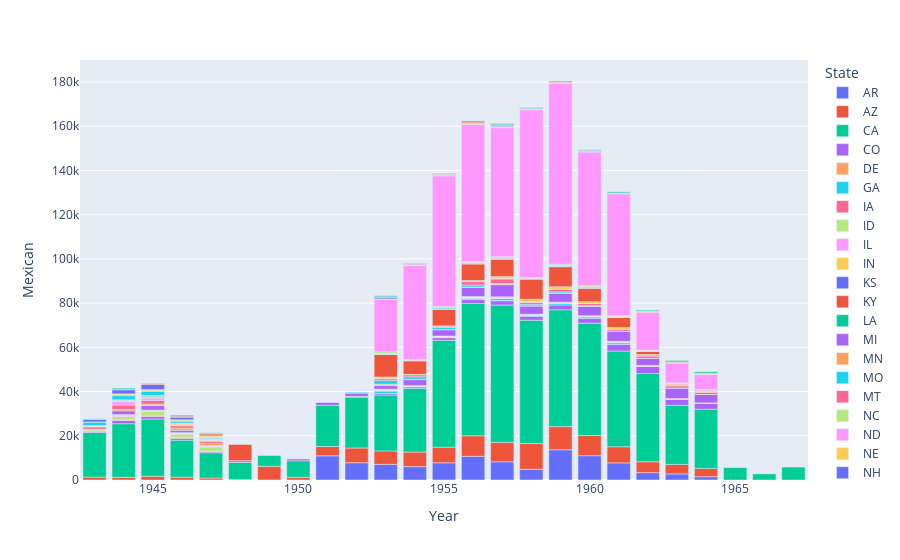

The cell this chart's notebook holds for it:
### Code cell
import plotly.express as px

fig4 = px.bar(mexican_total, x='Year', y='Mexican', color='State')
fig4.show()

### Figure 1 — Plotly figure (JSON) as saved in the notebook; plotly's stock layout.template omitted (floating-point values rounded to 4 significant figures)
{"data": [{"alignmentgroup": "True", "hovertemplate": "State=AR<br>Year=%{x}<br>Mexican=%{y}<extra></extra>", "legendgroup": "AR", "marker": {"color": "#636efa", "pattern": {"shape": ""}}, "name": "AR", "offsetgroup": "AR", "orientation": "v", "showlegend": true, "textposition": "auto", "type": "bar", "x": [1951, 1952, 1953, 1954, 1955, 1956, 1957, 1958, 1959, 1960, 1961, 1962, 1963, 1964], "xaxis": "x", "y": [10950, 7823.0, 7084.0, 6071.0, 7804.0, 10730.0, 8229, 4834.0, 13680.0, 11000.0, 7742.0, 3330, 2756.0, 1509.0], "yaxis": "y"}, {"alignmentgroup": "True", "hovertemplate": "State=AZ<br>Year=%{x}<br>Mexican=%{y}<extra></extra>", "legendgroup": "AZ", "marker": {"color": "#EF553B", "pattern": {"shape": ""}}, "name": "AZ", "offsetgroup": "AZ", "orientation": "v", "showlegend": true, "textposition": "auto", "type": "bar", "x": [1943, 1944, 1945, 1946, 1947, 1948, 1949, 1950, 1951, 1952, 1953, 1954, 1955, 1956, 1957, 1958, 1959, 1960, 1961, 1962, 1963, 1964], "xaxis": "x", "y": [1293.0, 1208.0, 1672.0, 1281.0, 900.5, 187.2, 6200, 1225, 4208.0, 6658.0, 6082.0, 6576.0, 7055.0, 9256.0, 8850.0, 11660.0, 10470.0, 9118.0, 7295.0, 4938.0, 4296, 3730.0], "yaxis": "y"}, {"alignmentgroup": "True", "hovertemplate": "State=CA<br>Year=%{x}<br>Mexican=%{y}<extra></extra>", "legendgroup": "CA", "marker": {"color": "#00cc96", "pattern": {"shape": ""}}, "name": "CA", "offsetgroup": "CA", "orientation": "v", "showlegend": true, "textposition": "auto", "type": "bar", "x": [1943, 1944, 1945, 1946, 1947, 1948, 1949, 1950, 1951, 1952, 1953, 1954, 1955, 1956, 1957, 1958, 1959, 1960, 1961, 1962, 1963, 1964, 1965, 1966, 1967], "xaxis": "x", "y": [20180.0, 24250.0, 25930.0, 16750.0, 11410.0, 7783.0, 4858.0, 7475, 18600, 23010.0, 25260.0, 28830.0, 48325, 59840.0, 62050.0, 55780.0, 52830.0, 50780.0, 43270, 39880.0, 26690.0, 26770.0, 5593.0, 2772, 5850], "yaxis": "y"}, {"alignmentgroup": "True", "hovertemplate": "State=CO<br>Year=%{x}<br>Mexican=%{y}<extra></extra>", "legendgroup": "CO", "marker": {"color": "#ab63fa", "pattern": {"shape": ""}}, "name": "CO", "offsetgroup": "CO", "orientation": "v", "showlegend": true, "textposition": "auto", "type": "bar", "x": [1943, 1944, 1945, 1946, 1947, 1949, 1950, 1953, 1954, 1955, 1956, 1957, 1958, 1959, 1960, 1961, 1962, 1963, 1964], "xaxis": "x", "y": [578.9, 1449.0, 1114.0, 793.2, 518, 234, 812, 710.4, 659.2, 1200, 1784.0, 1924.0, 1762.0, 2167.0, 2232.0, 3033.0, 3192.0, 2811.0, 2625.0], "yaxis": "y"}, {"alignmentgroup": "True", "hovertemplate": "State=DE<br>Year=%{x}<br>Mexican=%{y}<extra></extra>", "legendgroup": "DE", "marker": {"color": "#FFA15A", "pattern": {"shape": ""}}, "name": "DE", "offsetgroup": "DE", "orientation": "v", "showlegend": true, "textposition": "auto", "type": "bar", "x": [1957], "xaxis": "x", "y": [115], "yaxis": "y"}, {"alignmentgroup": "True", "hovertemplate": "State=GA<br>Year=%{x}<br>Mexican=%{y}<extra></extra>", "legendgroup": "GA", "marker": {"color": "#19d3f3", "pattern": {"shape": ""}}, "name": "GA", "offsetgroup": "GA", "orientation": "v", "showlegend": true, "textposition": "auto", "type": "bar", "x": [1953, 1954, 1955, 1956, 1957, 1958, 1959, 1960, 1961], "xaxis": "x", "y": [1152, 212.5, 242.3, 646.7, 888, 439, 821, 644.5, 763.5], "yaxis": "y"}, {"alignmentgroup": "True", "hovertemplate": "State=IA<br>Year=%{x}<br>Mexican=%{y}<extra></extra>", "legendgroup": "IA", "marker": {"color": "#FF6692", "pattern": {"shape": ""}}, "name": "IA", "offsetgroup": "IA", "orientation": "v", "showlegend": true, "textposition": "auto", "type": "bar", "x": [1944, 1945, 1946, 1947, 1953, 1956, 1957, 1958, 1959, 1960, 1961, 1962], "xaxis": "x", "y": [329.2, 292.7, 423.4, 172.6, 40, 30.67, 32, 44, 48.33, 70.67, 193, 98.5], "yaxis": "y"}, {"alignmentgroup": "True", "hovertemplate": "State=ID<br>Year=%{x}<br>Mexican=%{y}<extra></extra>", "legendgroup": "ID", "marker": {"color": "#B6E880", "pattern": {"shape": ""}}, "name": "ID", "offsetgroup": "ID", "orientation": "v", "showlegend": true, "textposition": "auto", "type": "bar", "x": [1943, 1944, 1945, 1946, 1947, 1953, 1954, 1955, 1956, 1957], "xaxis": "x", "y": [622.5, 1463.0, 2013.0, 1519, 1957.0, 223.8, 159.4, 179.2, 177.2, 127.2], "yaxis": "y"}, {"alignmentgroup": "True", "hovertemplate": "State=IL<br>Year=%{x}<br>Mexican=%{y}<extra></extra>", "legendgroup": "IL", "marker": {"color": "#FF97FF", "pattern": {"shape": ""}}, "name": "IL", "offsetgroup": "IL", "orientation": "v", "showlegend": true, "textposition": "auto", "type": "bar", "x": [1944, 1945, 1946, 1947, 1953, 1954, 1955, 1956, 1957, 1958, 1959, 1960, 1961, 1962, 1963], "xaxis": "x", "y": [576.8, 312.7, 379.1, 269.2, 24.6, 74.57, 159, 140.7, 150, 112.3, 82.5, 123, 47.5, 113, 35], "yaxis": "y"}, {"alignmentgroup": "True", "hovertemplate": "State=IN<br>Year=%{x}<br>Mexican=%{y}<extra></extra>", "legendgroup": "IN", "marker": {"color": "#FECB52", "pattern": {"shape": ""}}, "name": "IN", "offsetgroup": "IN", "orientation": "v", "showlegend": true, "textposition": "auto", "type": "bar", "x": [1944, 1945, 1946, 1947, 1952, 1953, 1954, 1955, 1956, 1957, 1958, 1959, 1960, 1961, 1962, 1963, 1964], "xaxis": "x", "y": [74.5, 191.1, 107.2, 86.88, 310, 210.2, 116.2, 166.5, 158, 255.2, 222, 187.4, 218.5, 293, 202.5, 185.5, 101], "yaxis": "y"}, {"alignmentgroup": "True", "hovertemplate": "State=KS<br>Year=%{x}<br>Mexican=%{y}<extra></extra>", "legendgroup": "KS", "marker": {"color": "#636efa", "pattern": {"shape": ""}}, "name": "KS", "offsetgroup": "KS", "orientation": "v", "showlegend": true, "textposition": "auto", "type": "bar", "x": [1943, 1944, 1945, 1946, 1947, 1956, 1957, 1958, 1959, 1960, 1961, 1962, 1963, 1964], "xaxis": "x", "y": [62.25, 218.9, 104.7, 180.6, 188.6, 28.67, 95, 39, 12.6, 14.17, 34, 78.5, 80.5, 143.3], "yaxis": "y"}, {"alignmentgroup": "True", "hovertemplate": "State=KY<br>Year=%{x}<br>Mexican=%{y}<extra></extra>", "legendgroup": "KY", "marker": {"color": "#EF553B", "pattern": {"shape": ""}}, "name": "KY", "offsetgroup": "KY", "orientation": "v", "showlegend": true, "textposition": "auto", "type": "bar", "x": [1953, 1956, 1957, 1958, 1959, 1960, 1961], "xaxis": "x", "y": [73.5, 193.5, 142.4, 96, 162.6, 94.25, 57], "yaxis": "y"}, {"alignmentgroup": "True", "hovertemplate": "State=LA<br>Year=%{x}<br>Mexican=%{y}<extra></extra>", "legendgroup": "LA", "marker": {"color": "#00cc96", "pattern": {"shape": ""}}, "name": "LA", "offsetgroup": "LA", "orientation": "v", "showlegend": true, "textposition": "auto", "type": "bar", "x": [1953], "xaxis": "x", "y": [245.7], "yaxis": "y"}, {"alignmentgroup": "True", "hovertemplate": "State=MI<br>Year=%{x}<br>Mexican=%{y}<extra></extra>", "legendgroup": "MI", "marker": {"color": "#ab63fa", "pattern": {"shape": ""}}, "name": "MI", "offsetgroup": "MI", "orientation": "v", "showlegend": true, "textposition": "auto", "type": "bar", "x": [1944, 1945, 1946, 1947, 1948, 1951, 1952, 1953, 1954, 1955, 1956, 1957, 1958, 1959, 1960, 1961, 1962, 1963, 1964], "xaxis": "x", "y": [1735, 2040, 1036.0, 54.55, 745.3, 1286.0, 1475.0, 1587.0, 2707.0, 2816.0, 4122.0, 5506.0, 3715, 4062.0, 4258.0, 4545.0, 3177.0, 4736.0, 3814.0], "yaxis": "y"}, {"alignmentgroup": "True", "hovertemplate": "State=MN<br>Year=%{x}<br>Mexican=%{y}<extra></extra>", "legendgroup": "MN", "marker": {"color": "#FFA15A", "pattern": {"shape": ""}}, "name": "MN", "offsetgroup": "MN", "orientation": "v", "showlegend": true, "textposition": "auto", "type": "bar", "x": [1943, 1944, 1945, 1946, 1947, 1953, 1954, 1955, 1956, 1957, 1958, 1959, 1960, 1961, 1962, 1963, 1964], "xaxis": "x", "y": [235.5, 612, 669.6, 1030.0, 990.9, 615.3, 138, 104, 155, 259.8, 100, 58, 49, 37.5, 29.33, 26.33, 14], "yaxis": "y"}, {"alignmentgroup": "True", "hovertemplate": "State=MO<br>Year=%{x}<br>Mexican=%{y}<extra></extra>", "legendgroup": "MO", "marker": {"color": "#19d3f3", "pattern": {"shape": ""}}, "name": "MO", "offsetgroup": "MO", "orientation": "v", "showlegend": true, "textposition": "auto", "type": "bar", "x": [1953, 1954, 1955, 1956, 1957, 1958, 1959, 1960], "xaxis": "x", "y": [1650, 1163.0, 906, 938.3, 227.5, 685, 497, 194.8], "yaxis": "y"}, {"alignmentgroup": "True", "hovertemplate": "State=MT<br>Year=%{x}<br>Mexican=%{y}<extra></extra>", "legendgroup": "MT", "marker": {"color": "#FF6692", "pattern": {"shape": ""}}, "name": "MT", "offsetgroup": "MT", "orientation": "v", "showlegend": true, "textposition": "auto", "type": "bar", "x": [1943, 1944, 1945, 1946, 1947, 1953, 1954, 1955, 1956, 1957, 1958, 1959, 1960, 1961, 1962, 1963, 1964], "xaxis": "x", "y": [1029.0, 1986.0, 1669.0, 1081.0, 986.7, 847, 877.7, 627.7, 1507, 2082.0, 831, 1217, 1002, 798.7, 1011.0, 981.7, 983.5], "yaxis": "y"}, {"alignmentgroup": "True", "hovertemplate": "State=NC<br>Year=%{x}<br>Mexican=%{y}<extra></extra>", "legendgroup": "NC", "marker": {"color": "#B6E880", "pattern": {"shape": ""}}, "name": "NC", "offsetgroup": "NC", "orientation": "v", "showlegend": true, "textposition": "auto", "type": "bar", "x": [1947], "xaxis": "x", "y": [330.3], "yaxis": "y"}, {"alignmentgroup": "True", "hovertemplate": "State=ND<br>Year=%{x}<br>Mexican=%{y}<extra></extra>", "legendgroup": "ND", "marker": {"color": "#FF97FF", "pattern": {"shape": ""}}, "name": "ND", "offsetgroup": "ND", "orientation": "v", "showlegend": true, "textposition": "auto", "type": "bar", "x": [1943, 1944, 1945, 1946, 1947, 1953, 1957, 1958, 1959, 1960, 1961], "xaxis": "x", "y": [199.5, 1503.0, 1036.0, 242.2, 58.22, 80, 170, 249, 36, 54, 108], "yaxis": "y"}, {"alignmentgroup": "True", "hovertemplate": "State=NE<br>Year=%{x}<br>Mexican=%{y}<extra></extra>", "legendgroup": "NE", "marker": {"color": "#FECB52", "pattern": {"shape": ""}}, "name": "NE", "offsetgroup": "NE", "orientation": "v", "showlegend": true, "textposition": "auto", "type": "bar", "x": [1943, 1944, 1945, 1946, 1947, 1953, 1954, 1955, 1956, 1957, 1958, 1959, 1960, 1961, 1962, 1963, 1964], "xaxis": "x", "y": [182.5, 425.7, 684.3, 663.8, 505.9, 698, 209.5, 123.9, 450.8, 896.7, 1202.0, 1072, 811.3, 765.3, 702, 681.8, 546.3], "yaxis": "y"}, {"alignmentgroup": "True", "hovertemplate": "State=NH<br>Year=%{x}<br>Mexican=%{y}<extra></extra>", "legendgroup": "NH", "marker": {"color": "#636efa", "pattern": {"shape": ""}}, "name": "NH", "offsetgroup": "NH", "orientation": "v", "showlegend": true, "textposition": "auto", "type": "bar", "x": [1956], "xaxis": "x", "y": [79], "yaxis": "y"}, {"alignmentgroup": "True", "hovertemplate": "State=NM<br>Year=%{x}<br>Mexican=%{y}<extra></extra>", "legendgroup": "NM", "marker": {"color": "#EF553B", "pattern": {"shape": ""}}, "name": "NM", "offsetgroup": "NM", "orientation": "v", "showlegend": true, "textposition": "auto", "type": "bar", "x": [1946, 1948, 1953, 1954, 1955, 1956, 1957, 1958, 1959, 1960, 1961, 1962, 1963, 1964], "xaxis": "x", "y": [22.38, 7356, 10230.0, 6132.0, 7463.0, 7571.0, 7945, 9125.0, 9087.0, 6082.0, 4514.0, 1443.0, 543.8, 393.6], "yaxis": "y"}, {"alignmentgroup": "True", "hovertemplate": "State=NV<br>Year=%{x}<br>Mexican=%{y}<extra></extra>", "legendgroup": "NV", "marker": {"color": "#00cc96", "pattern": {"shape": ""}}, "name": "NV", "offsetgroup": "NV", "orientation": "v", "showlegend": true, "textposition": "auto", "type": "bar", "x": [1943, 1944, 1945, 1946, 1947, 1953, 1954, 1955, 1956, 1957, 1958, 1959, 1960, 1961, 1962, 1963], "xaxis": "x", "y": [281.1, 304.5, 443.4, 220, 119.1, 82, 60, 43, 22.33, 31, 39.57, 37.71, 60.86, 25.14, 29, 29], "yaxis": "y"}, {"alignmentgroup": "True", "hovertemplate": "State=NY<br>Year=%{x}<br>Mexican=%{y}<extra></extra>", "legendgroup": "NY", "marker": {"color": "#ab63fa", "pattern": {"shape": ""}}, "name": "NY", "offsetgroup": "NY", "orientation": "v", "showlegend": true, "textposition": "auto", "type": "bar", "x": [1947], "xaxis": "x", "y": [173.7], "yaxis": "y"}, {"alignmentgroup": "True", "hovertemplate": "State=OH<br>Year=%{x}<br>Mexican=%{y}<extra></extra>", "legendgroup": "OH", "marker": {"color": "#FFA15A", "pattern": {"shape": ""}}, "name": "OH", "offsetgroup": "OH", "orientation": "v", "showlegend": true, "textposition": "auto", "type": "bar", "x": [1944, 1945, 1956, 1957], "xaxis": "x", "y": [129, 80.75, 50, 64], "yaxis": "y"}, {"alignmentgroup": "True", "hovertemplate": "State=OR<br>Year=%{x}<br>Mexican=%{y}<extra></extra>", "legendgroup": "OR", "marker": {"color": "#19d3f3", "pattern": {"shape": ""}}, "name": "OR", "offsetgroup": "OR", "orientation": "v", "showlegend": true, "textposition": "auto", "type": "bar", "x": [1943, 1944, 1945, 1946, 1947, 1952, 1953, 1955, 1956, 1957, 1958, 1959, 1960, 1961, 1962, 1963, 1964], "xaxis": "x", "y": [1537.0, 1894.0, 1786.0, 901.8, 486, 425.2, 159, 590.5, 349.6, 205, 199, 359, 349, 327, 234, 67, 187], "yaxis": "y"}, {"alignmentgroup": "True", "hovertemplate": "State=SD<br>Year=%{x}<br>Mexican=%{y}<extra></extra>", "legendgroup": "SD", "marker": {"color": "#FF6692", "pattern": {"shape": ""}}, "name": "SD", "offsetgroup": "SD", "orientation": "v", "showlegend": true, "textposition": "auto", "type": "bar", "x": [1943, 1944, 1945, 1946, 1947, 1953, 1954, 1955, 1956, 1957, 1958, 1959, 1960, 1961, 1962, 1963, 1964], "xaxis": "x", "y": [73.62, 308.2, 340.5, 204.8, 144.8, 185, 209.5, 111, 202, 296, 167.5, 216, 229, 125.5, 84, 49, 51], "yaxis": "y"}, {"alignmentgroup": "True", "hovertemplate": "State=TN<br>Year=%{x}<br>Mexican=%{y}<extra></extra>", "legendgroup": "TN", "marker": {"color": "#B6E880", "pattern": {"shape": ""}}, "name": "TN", "offsetgroup": "TN", "orientation": "v", "showlegend": true, "textposition": "auto", "type": "bar", "x": [1953, 1954, 1955, 1956, 1957, 1958, 1959, 1960, 1961, 1962], "xaxis": "x", "y": [749.5, 315, 548.7, 376.2, 453.2, 269.8, 503.2, 478.8, 331, 165], "yaxis": "y"}, {"alignmentgroup": "True", "hovertemplate": "State=TX<br>Year=%{x}<br>Mexican=%{y}<extra></extra>", "legendgroup": "TX", "marker": {"color": "#FF97FF", "pattern": {"shape": ""}}, "name": "TX", "offsetgroup": "TX", "orientation": "v", "showlegend": true, "textposition": "auto", "type": "bar", "x": [1953, 1954, 1955, 1956, 1957, 1958, 1959, 1960, 1961, 1962, 1963, 1964], "xaxis": "x", "y": [23680.0, 42490.0, 59150, 62050.0, 58360.0, 75889, 81808, 60500.0, 55130.0, 17185, 8907.0, 6895], "yaxis": "y"}, {"alignmentgroup": "True", "hovertemplate": "State=UT<br>Year=%{x}<br>Mexican=%{y}<extra></extra>", "legendgroup": "UT", "marker": {"color": "#FECB52", "pattern": {"shape": ""}}, "name": "UT", "offsetgroup": "UT", "orientation": "v", "showlegend": true, "textposition": "auto", "type": "bar", "x": [1944, 1945, 1946, 1947, 1953, 1954, 1955, 1956, 1957, 1958, 1959, 1960, 1961, 1962, 1963, 1964], "xaxis": "x", "y": [516.2, 492.6, 410.3, 586.8, 234.2, 182, 217.7, 305.2, 461.3, 291.7, 335.6, 259.3, 208.3, 312, 291.3, 275.5], "yaxis": "y"}, {"alignmentgroup": "True", "hovertemplate": "State=WA<br>Year=%{x}<br>Mexican=%{y}<extra></extra>", "legendgroup": "WA", "marker": {"color": "#636efa", "pattern": {"shape": ""}}, "name": "WA", "offsetgroup": "WA", "orientation": "v", "showlegend": true, "textposition": "auto", "type": "bar", "x": [1943, 1944, 1945, 1946, 1947, 1953, 1954, 1955, 1956, 1957, 1960], "xaxis": "x", "y": [1115.0, 1823.0, 2342.0, 1175.0, 457.2, 605.1, 176.2, 271.5, 242.7, 451.2, 60], "yaxis": "y"}, {"alignmentgroup": "True", "hovertemplate": "State=WI<br>Year=%{x}<br>Mexican=%{y}<extra></extra>", "legendgroup": "WI", "marker": {"color": "#EF553B", "pattern": {"shape": ""}}, "name": "WI", "offsetgroup": "WI", "orientation": "v", "showlegend": true, "textposition": "auto", "type": "bar", "x": [1944, 1945, 1946, 1947, 1953, 1954, 1955, 1956, 1957, 1958, 1959, 1960, 1961, 1962, 1963, 1964], "xaxis": "x", "y": [344.5, 401, 448.8, 686.9, 351, 251.2, 251.4, 490.3, 424.9, 258.8, 275.8, 307.6, 197.8, 213, 279.8, 314.8], "yaxis": "y"}, {"alignmentgroup": "True", "hovertemplate": "State=WY<br>Year=%{x}<br>Mexican=%{y}<extra></extra>", "legendgroup": "WY", "marker": {"color": "#00cc96", "pattern": {"shape": ""}}, "name": "WY", "offsetgroup": "WY", "orientation": "v", "showlegend": true, "textposition": "auto", "type": "bar", "x": [1943, 1944, 1945, 1946, 1947, 1953, 1954, 1955, 1956, 1957, 1958, 1959, 1960, 1961, 1962, 1963, 1964], "xaxis": "x", "y": [273.9, 437.9, 247.2, 453, 258.6, 473, 281.2, 282, 523.8, 518.2, 394.8, 434.5, 351.2, 476, 396, 621.7, 592.3], "yaxis": "y"}], "layout": {"autosize": true, "barmode": "relative", "legend": {"title": {"text": "State"}, "tracegroupgap": 0}, "margin": {"t": 60}, "xaxis": {"anchor": "y", "autorange": true, "domain": [0, 1], "range": [1942.0, 1968.0], "title": {"text": "Year"}, "type": "linear"}, "yaxis": {"anchor": "x", "autorange": true, "domain": [0, 1], "range": [0, 190000.0], "title": {"text": "Mexican"}, "type": "linear"}}}
